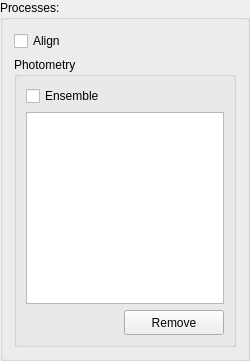
           <widget class="QGroupBox" name="groupBox_27">
            <property name="minimumSize">
             <size>
              <width>250</width>
              <height>0</height>
             </size>
            </property>
            <property name="maximumSize">
             <size>
              <width>250</width>
              <height>16777215</height>
             </size>
            </property>
            <property name="title">
             <string>Processes:</string>
            </property>
            <layout class="QGridLayout" name="gridLayout_53">
             <item row="0" column="0">
              <widget class="QCheckBox" name="checkBox_11">
               <property name="text">
                <string>Align</string>
               </property>
              </widget>
             </item>
             <item row="1" column="0">
              <widget class="QGroupBox" name="groupBox_29">
               <property name="enabled">
                <bool>true</bool>
               </property>
               <property name="title">
                <string>Photometry</string>
               </property>
               <property name="checkable">
                <bool>false</bool>
               </property>
               <property name="checked">
                <bool>false</bool>
               </property>
               <layout class="QGridLayout" name="gridLayout_54">
                <item row="2" column="0" colspan="2">
                 <widget class="QListWidget" name="listWidget_23">
                  <property name="enabled">
                   <bool>true</bool>
                  </property>
                  <property name="selectionMode">
                   <enum>QAbstractItemView::ExtendedSelection</enum>
                  </property>
                 </widget>
                </item>
                <item row="3" column="1">
                 <widget class="QPushButton" name="pushButton_59">
                  <property name="enabled">
                   <bool>true</bool>
                  </property>
                  <property name="minimumSize">
                   <size>
                    <width>100</width>
                    <height>25</height>
                   </size>
                  </property>
                  <property name="maximumSize">
                   <size>
                    <width>100</width>
                    <height>25</height>
                   </size>
                  </property>
                  <property name="text">
                   <string>Remove</string>
                  </property>
                  <property name="icon">
                   <iconset>
                    <normaloff>../../Downloads/.designer/.designer/backup/img/rem.png</normaloff>../../Downloads/.designer/.designer/backup/img/rem.png</iconset>
                  </property>
                 </widget>
                </item>
                <item row="3" column="0">
                 <spacer name="horizontalSpacer_4">
                  <property name="orientation">
                   <enum>Qt::Horizontal</enum>
                  </property>
                  <property name="sizeHint" stdset="0">
                   <size>
                    <width>89</width>
                    <height>20</height>
                   </size>
                  </property>
                 </spacer>
                </item>
                <item row="1" column="0" colspan="2">
                 <widget class="QCheckBox" name="checkBox_2">
                  <property name="enabled">
                   <bool>true</bool>
                  </property>
                  <property name="text">
                   <string>Ensemble</string>
                  </property>
                 </widget>
                </item>
               </layout>
              </widget>
             </item>
            </layout>
           </widget>
